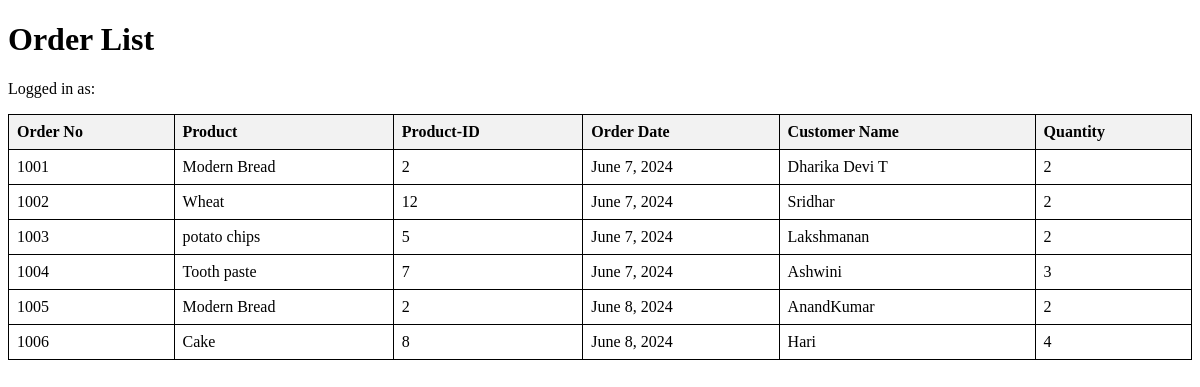
Before: /order/orders/ with the older database file.
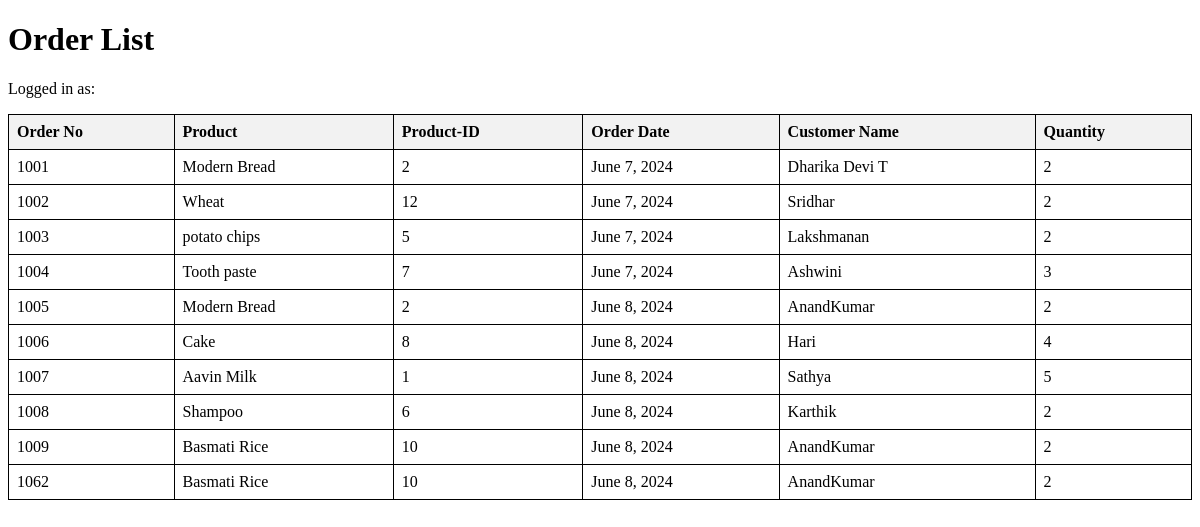
After: the same page with the newer database file.
### Addorder/models.py (models this page shows, shortened)
class AddOrder(models.Model):
    product = models.ForeignKey(AddProduct, on_delete=models.CASCADE)
    order_no = models.CharField(max_length=100, unique=True)
    order_date = models.DateField(default=timezone.now)
    CustomerID = models.ForeignKey(Customer, on_delete=models.CASCADE)
    quantity = models.PositiveIntegerField(default=0)

### Addproduct/models.py (models this page shows, shortened)
class AddProduct(models.Model):
    product_id = models.IntegerField(unique=True,default=True)
    name = models.CharField(max_length=100)
    category = models.ForeignKey(AddCategory, on_delete=models.CASCADE, null=True)
    description = models.TextField()
    expiry_date = models.DateField(null=True)
    price = models.DecimalField(max_digits=10, decimal_places=2, default=Decimal('0.00'))

### CustomerID/models.py (models this page shows, shortened)
class Customer(models.Model):
    user = models.OneToOneField(User, on_delete=models.CASCADE, null=True)
    name = models.CharField(max_length=100)
    address = models.CharField(max_length=200)
    mobile = models.CharField(max_length=20)
    created_at = models.DateTimeField(auto_now_add=True, null=True)

### Addorder/views.py (the view)
# urls.py: path('orders/', order_list, name='order_list'),
def order_list(request):
    orders = AddOrder.objects.all()
    return render(request, 'Addorder/order_list.html', {'orders': orders})

### Addorder/templates/Addorder/order_list.html (shortened to what this page needs)
<!DOCTYPE html>
<html lang="en">
<head>
</head>
<body>
    <h1>Order List</h1>
    <p>Logged in as: {{ request.user.username }}</p>
    <table>
        <thead>
            <tr>
                <th>Order No</th>
                <th>Product</th>
                <th>Product-ID</th>
                <th>Order Date</th>
                <th>Customer Name</th>
                <th>Quantity</th>
            </tr>
        </thead>
        <tbody>
            {% for order in orders %}
            <tr>
                <td>{{ order.order_no }}</td>
                <td>{{ order.product.name }}</td>
                <td>{{ order.product.product_id }}</td>
                <td>{{ order.order_date }}</td>
                <td>{{ order.CustomerID.name }}</td>
                <td>{{ order.quantity }}</td>
            </tr>
            {% endfor %}
        </tbody>
    </table>
</body>
</html>

### Addorder/templates/Addorder/order_list.html (style rules this page uses)
table { border-collapse: collapse; width: 100%; }
th, td { border: 1px solid black; padding: 8px; text-align: left; }
th { background-color: #f2f2f2; }

Changed rows visible on the page:
added AddOrder: order_no "1007", product.name "Aavin Milk", product.product_id "1", order_date "June 8, 2024", CustomerID.name "Sathya", quantity "5"
added AddOrder: order_no "1008", product.name "Shampoo", product.product_id "6", order_date "June 8, 2024", CustomerID.name "Karthik", quantity "2"
added AddOrder: order_no "1009", product.name "Basmati Rice", product.product_id "10", order_date "June 8, 2024", CustomerID.name "AnandKumar", quantity "2"
added AddOrder: order_no "1062", product.name "Basmati Rice", product.product_id "10", order_date "June 8, 2024", CustomerID.name "AnandKumar", quantity "2"
